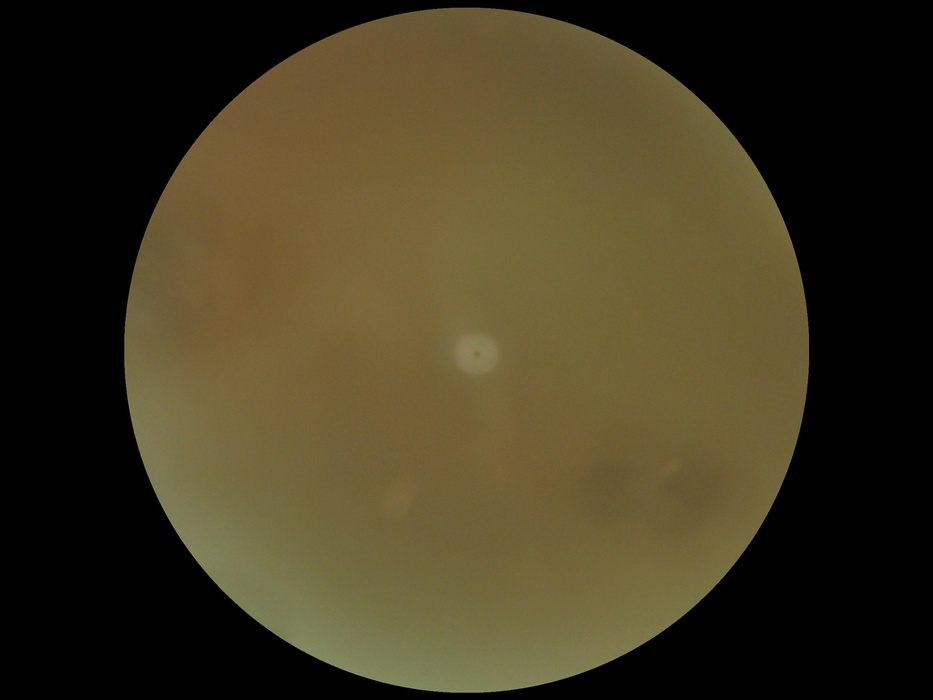
#> input picture datademo/raw_data/0_left.jpg, 933 x 700 px, shrunk from 2304 x 1728 before the run; its folder holds only this picture in this run
$ python plot_preprocessing_comparison.py
#> lines starting #> are read from the running program, lines starting #| are printed output that depends on the picture
"""预处理前后对比图.

策略 (按优先级降序):

1. **离线已有图对比** — 若 ``datademo/processing_data/`` 已有用本仓库
   预处理流水线生成好的成品图 (与 ``datademo/raw_data/`` 同名)，直接
   并排展示，**无需任何第三方依赖**。
2. **现场调用流水线** — 若步骤 1 找不到成品图，但环境中安装了 ``cv2`` 与
   ``IETK-Ret``，则现场调用 :func:`data_processing.preprocess_pipeline`
   重新生成。
3. **失败提示** — 若都不可用，则给出友好提示后退出。

使用方法
-------
    python assets/scripts/plot_preprocessing_comparison.py
"""

from __future__ import annotations

import sys
from pathlib import Path

import matplotlib.image as mpimg
import matplotlib.pyplot as plt
import numpy as np

_REPO_ROOT = Path(__file__).resolve().parent.parent.parent
if str(_REPO_ROOT) not in sys.path:
    sys.path.insert(0, str(_REPO_ROOT))

ASSETS_DIR = Path(__file__).resolve().parent.parent
OUTPUT_PATH = ASSETS_DIR / "preprocessing_comparison.png"

RAW_DIR = _REPO_ROOT / "datademo" / "raw_data"
PROCESSED_DIRS = [
    _REPO_ROOT / "datademo" / "processing_data" / "batch_test",
    _REPO_ROOT / "datademo" / "processing_data" / "single_test",
]

PREFERRED_SAMPLES = ["0_left.jpg", "0_right.jpg", "1_left.jpg", "1_right.jpg"]


def _find_processed(name: str) -> Path | None:
    """在所有候选 processed 目录里找同名文件。"""
    for d in PROCESSED_DIRS:
        p = d / name
        if p.is_file():
            return p
    return None


def _try_load_offline_pairs() -> list[tuple[Path, Path]]:
    """优先返回 (raw_path, processed_path) 对。"""
    if not RAW_DIR.is_dir():
        return []
    pairs: list[tuple[Path, Path]] = []

    names = PREFERRED_SAMPLES + sorted(
        p.name for p in RAW_DIR.iterdir()
        if p.suffix.lower() in (".jpg", ".jpeg", ".png")
        and p.name not in PREFERRED_SAMPLES
    )
    seen: set[str] = set()
    for name in names:
        if name in seen:
            continue
        seen.add(name)
        raw_p = RAW_DIR / name
        proc_p = _find_processed(name)
        if raw_p.is_file() and proc_p is not None:
            pairs.append((raw_p, proc_p))
        if len(pairs) >= 4:
            break
    return pairs


def _try_run_pipeline_live() -> tuple[list[tuple[Path, np.ndarray]], str]:
    """现场调用预处理流水线，返回 (raw_path, processed_array) 与流水线描述。"""
    try:
        import cv2
        from data_processing import PreprocessConfig, preprocess_pipeline
    except Exception as exc:
        raise RuntimeError(f"cannot run live pipeline: {exc}") from exc

    samples: list[tuple[Path, np.ndarray]] = []
    cfg = PreprocessConfig()
    desc = "Full 3-stage pipeline (illumination + sharpening + denoise)"

    candidate_names = PREFERRED_SAMPLES if RAW_DIR.is_dir() else []
    for name in candidate_names:
        p = RAW_DIR / name
        if not p.is_file():
            continue
        bgr = cv2.imread(str(p))
        if bgr is None:
            continue
        rgb = cv2.cvtColor(bgr, cv2.COLOR_BGR2RGB).astype(np.float64) / 255.0
        try:
            enhanced = preprocess_pipeline(rgb, cfg)
        except Exception as exc:
            print(f"[WARN] full pipeline failed on {name}: {exc}; "
                  "falling back to bilateral-only.")
            from data_processing import bilateral_denoise
            enhanced = bilateral_denoise(rgb)
            desc = "Bilateral denoise only (IETK unavailable)"
        samples.append((p, np.clip(enhanced, 0, 1)))
        if len(samples) >= 4:
            break
    return samples, desc


def _plot(pairs: list[tuple[Path, np.ndarray | Path]], pipeline_desc: str) -> None:
#> called with pipeline_desc = 'Full 3-stage pipeline'
    n = len(pairs)
    if n == 0:
        print("[ERROR] No image pairs to plot.")
        sys.exit(1)

    fig, axes = plt.subplots(2, n, figsize=(3.4 * n, 7))
    if n == 1:
        axes = axes[:, None]

    for col, (raw_path, processed) in enumerate(pairs):
        raw_img = mpimg.imread(raw_path)
#> raw_img is the input picture: shape (700, 933, 3); mean R, G, B 65, 56.4, 32.9
        if isinstance(processed, Path):
            proc_img = mpimg.imread(processed)
        else:
            proc_img = processed

        axes[0, col].imshow(raw_img)
        axes[0, col].set_title(raw_path.name, fontsize=10)
        axes[0, col].axis("off")

        axes[1, col].imshow(proc_img)
        axes[1, col].axis("off")

    axes[0, 0].text(-0.10, 0.5, "Raw CFP",
                    transform=axes[0, 0].transAxes,
                    rotation=90, ha="right", va="center",
                    fontsize=13, fontweight="bold", color="#444")
    axes[1, 0].text(-0.10, 0.5, "Preprocessed",
                    transform=axes[1, 0].transAxes,
                    rotation=90, ha="right", va="center",
                    fontsize=13, fontweight="bold", color="#0a7b3f")

    fig.suptitle(
        f"CFP Preprocessing Pipeline — {pipeline_desc}\n"
        "(Illumination correction -> Adaptive sharpening -> Bilateral denoising)",
        fontsize=12, fontweight="bold",
    )

    plt.tight_layout(rect=(0, 0, 1, 0.95))
    OUTPUT_PATH.parent.mkdir(parents=True, exist_ok=True)
    plt.savefig(OUTPUT_PATH, dpi=140, bbox_inches="tight", facecolor="white")
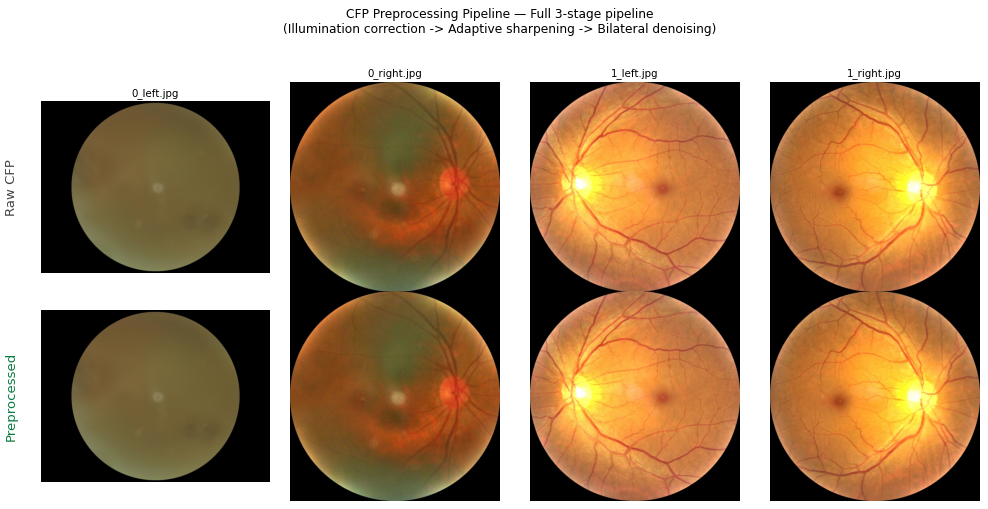
#> figure drawn by matplotlib, 8 panels
    print(f"[OK] Saved {OUTPUT_PATH}")


def main() -> None:
    offline_pairs = _try_load_offline_pairs()
    if offline_pairs:
        print(f"[INFO] Using {len(offline_pairs)} offline pairs from datademo/processing_data/")
        _plot(offline_pairs, "Full 3-stage pipeline")
        return

    print("[INFO] No offline processed images found; trying live pipeline...")
    try:
        live_samples, desc = _try_run_pipeline_live()
    except RuntimeError as exc:
        print(f"[ERROR] {exc}")
        print("        Please either pre-generate images into "
              "datademo/processing_data/, or `pip install opencv-python IETK-Ret`.")
        sys.exit(1)

    if not live_samples:
        print("[ERROR] No usable raw images found in datademo/raw_data/.")
        sys.exit(1)
    _plot(live_samples, desc)


if __name__ == "__main__":
    main()
